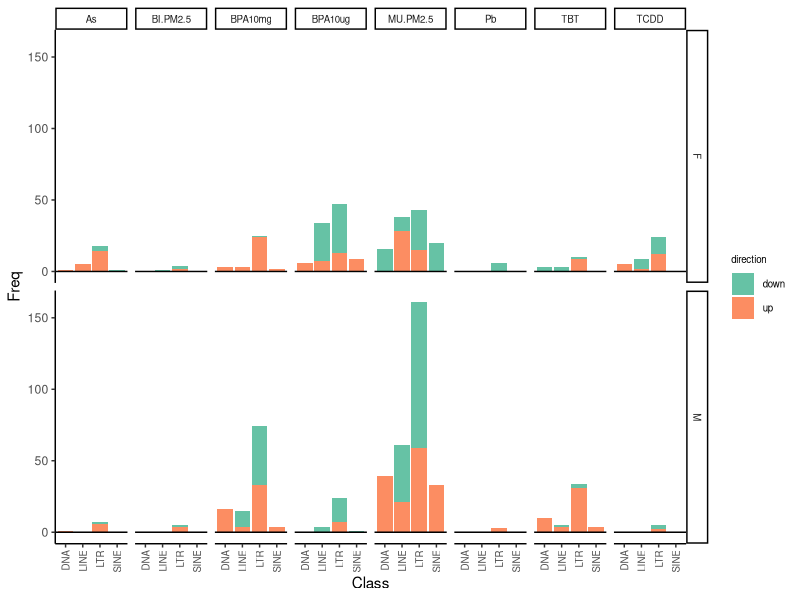
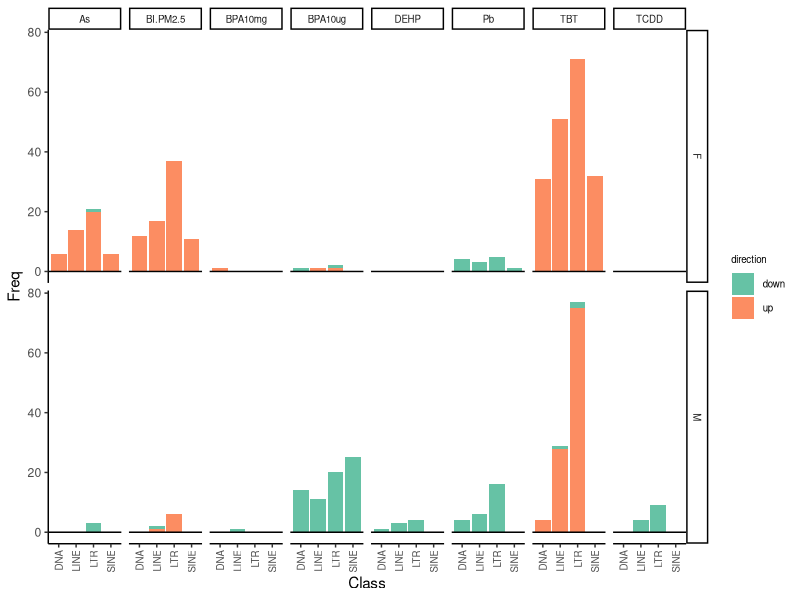

Reproduce these figures in R, in order.
library(ggplot2)
#number of DA-subfamily
data<-read.table("Differential_accessible_subfamily_Number_in_5monthLiver.txt",header = T)
ggplot(data, aes(x=Class, y=Freq, fill=direction))+
  geom_bar(stat="identity")+geom_hline(yintercept=0,size=0.5)+
  scale_fill_brewer(palette = "Set2")+theme_classic()+
  theme(axis.text.x = element_text(angle = 90, hjust = 1, size=7,vjust = 0.5),
        legend.text = element_text(size=7),legend.title =element_text(size=7))+
  facet_grid(Sex~Type)+theme(strip.text = element_text(size=7))
#number of DE-subfamily
data<-read.table("Differential_expressed_subfamily_Number_in_5monthLiver.txt",header = T)
ggplot(data, aes(x=Class, y=Freq, fill=direction))+
  geom_bar(stat="identity")+geom_hline(yintercept=0,size=0.5)+
  scale_fill_brewer(palette = "Set2")+theme_classic()+
  theme(axis.text.x = element_text(angle = 90, hjust = 1, size=7,vjust = 0.5),
        legend.text = element_text(size=7),legend.title =element_text(size=7))+
  facet_grid(Sex~Type)+theme(strip.text = element_text(size=7))
